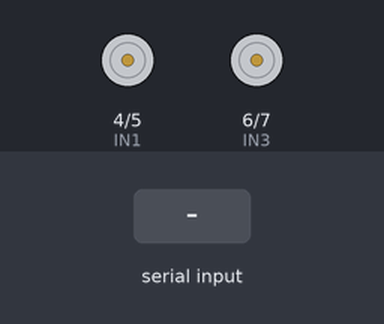
Recording of a sketch running on a simulated Arduino Uno, built with avr-gcc and run on an emulated ATmega328P. Shown: motor-driver pin pairs drawn as motors (green arrow = first pin HIGH = forward, orange = second pin HIGH = backward, longer = more drive, scaled by the enable pin). The test bench sets the inputs (shaded band).

Above: at 1.2 s.
1.3 s: "F" received over Serial
At 2.0 s:
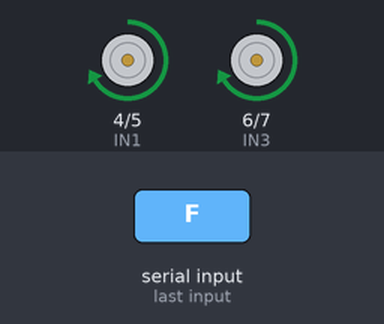
2.8 s: "B" received over Serial
At 3.2 s:
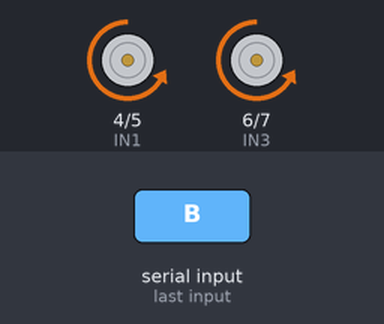
4.3 s: "L" received over Serial
At 5.5 s:
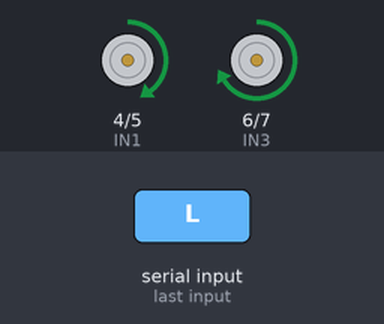
5.8 s: "R" received over Serial
At 6.6 s:
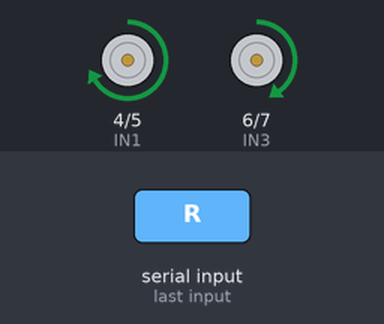
Timing chart, 0 to 8.3 s (numbered marks = the images above; inputs shaded):
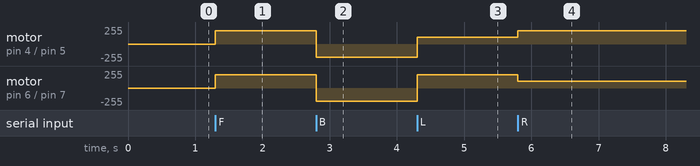

The sketch:

rc_car_bluetooth.ino
```cpp
/*
  Bluetooth RC Car
  Hardware: Arduino Uno + HC-05 + L298N Motor Driver + 4x DC Motors
  Control via any Bluetooth serial app (e.g. "Bluetooth RC Controller")

  Commands received over Serial (Bluetooth):
    'F' - Forward
    'B' - Backward
    'L' - Turn Left
    'R' - Turn Right
    'S' - Stop
*/

// ── Motor A (Left side: FL + RL wired together) ──
#define IN1  4
#define IN2  5
#define ENA  3   // PWM pin

// ── Motor B (Right side: FR + RR wired together) ──
#define IN3  6
#define IN4  7
#define ENB  9   // PWM pin

// Fixed speed (0–255)
#define MOTOR_SPEED 200

void setup() {
  pinMode(IN1, OUTPUT);
  pinMode(IN2, OUTPUT);
  pinMode(IN3, OUTPUT);
  pinMode(IN4, OUTPUT);
  pinMode(ENA, OUTPUT);
  pinMode(ENB, OUTPUT);

  stopCar();

  // HC-05 default baud rate is 9600
  Serial.begin(9600);
}

void loop() {
  if (Serial.available()) {
    char cmd = Serial.read();
    handleCommand(cmd);
  }
}

void handleCommand(char cmd) {
  switch (cmd) {
    case 'F': moveForward();  break;
    case 'B': moveBackward(); break;
    case 'L': turnLeft();     break;
    case 'R': turnRight();    break;
    case 'S': stopCar();      break;

    default: break;
  }
}

// ── Motion functions ──────────────────────────────

void moveForward() {
  analogWrite(ENA, MOTOR_SPEED);
  analogWrite(ENB, MOTOR_SPEED);
  // Left motors forward
  digitalWrite(IN1, HIGH);
  digitalWrite(IN2, LOW);
  // Right motors forward
  digitalWrite(IN3, HIGH);
  digitalWrite(IN4, LOW);
}

void moveBackward() {
  analogWrite(ENA, MOTOR_SPEED);
  analogWrite(ENB, MOTOR_SPEED);
  // Left motors backward
  digitalWrite(IN1, LOW);
  digitalWrite(IN2, HIGH);
  // Right motors backward
  digitalWrite(IN3, LOW);
  digitalWrite(IN4, HIGH);
}

void turnLeft() {
  // Left motors slower/stop, right motors full
  analogWrite(ENA, MOTOR_SPEED / 2);
  analogWrite(ENB, MOTOR_SPEED);
  digitalWrite(IN1, HIGH);
  digitalWrite(IN2, LOW);
  digitalWrite(IN3, HIGH);
  digitalWrite(IN4, LOW);
}

void turnRight() {
  // Right motors slower/stop, left motors full
  analogWrite(ENA, MOTOR_SPEED);
  analogWrite(ENB, MOTOR_SPEED / 2);
  digitalWrite(IN1, HIGH);
  digitalWrite(IN2, LOW);
  digitalWrite(IN3, HIGH);
  digitalWrite(IN4, LOW);
}

void stopCar() {
  analogWrite(ENA, 0);
  analogWrite(ENB, 0);
  digitalWrite(IN1, LOW);
  digitalWrite(IN2, LOW);
  digitalWrite(IN3, LOW);
  digitalWrite(IN4, LOW);
}
```

Measured:
- after the input at 1.3 s, motor on pin 4 (IN1) / pin 5 (IN2), motor on pin 6 (IN3) / pin 7 (IN4): stopped → forward 200/255 at once
- after the input at 2.8 s, motor on pin 4 (IN1) / pin 5 (IN2), motor on pin 6 (IN3) / pin 7 (IN4): forward 200/255 → backward 200/255 at once
- after the input at 4.3 s, motor on pin 4 (IN1) / pin 5 (IN2): backward 200/255 → forward 100/255 at once; motor on pin 6 (IN3) / pin 7 (IN4): backward 200/255 → forward 200/255 at once
- after the input at 5.8 s, motor on pin 4 (IN1) / pin 5 (IN2): forward 100/255 → forward 200/255 at once; motor on pin 6 (IN3) / pin 7 (IN4): forward 200/255 → forward 100/255 at once
